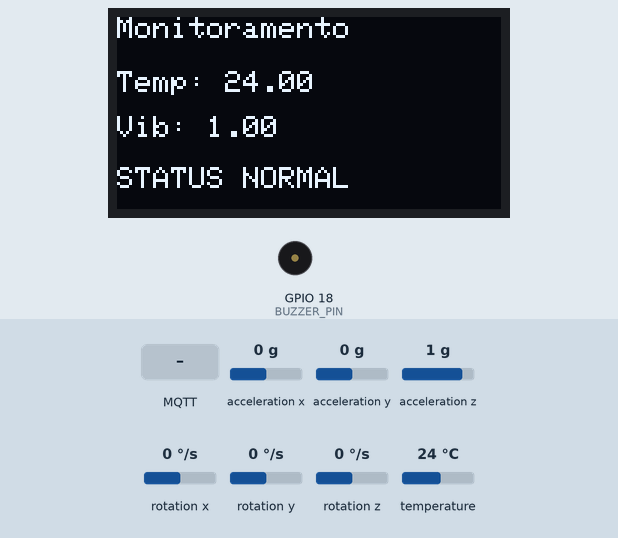
A program run on a simulated ESP32. Parts: 128×64 one-colour display, buzzer (waves = sounding). Inputs (shaded band) come from the test bench; at power-on: acceleration x 0 g, acceleration y 0 g, acceleration z 1 g, temperature 24 °C, rotation x 0 °/s, rotation y 0 °/s, rotation z 0 °/s. WiFi joins after 1.5 s; servers stay silent unless stated; random numbers use the default seed unless the program sets one; no MQTT or app messages arrive unless stated; what the program prints to the serial monitor is not drawn.

Above: at 2.7 s.
2.8 s: MQTT message "industria4/tempMax" arrives on the first subscribed topic
At 4.3 s:
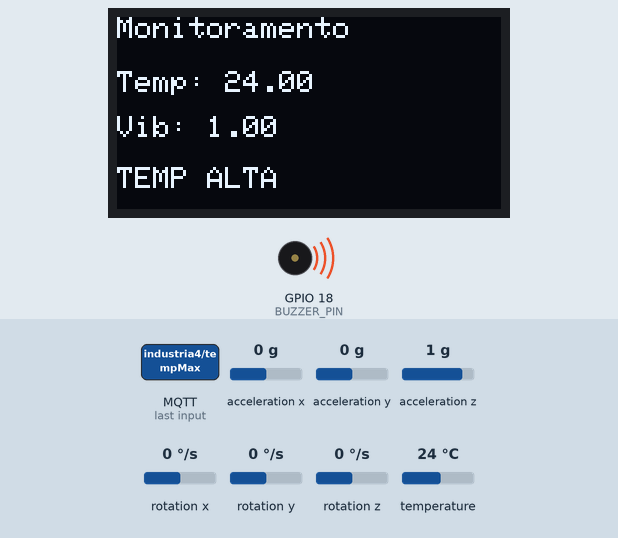
4.6 s: MQTT message "industria4/tempMin" arrives on the third subscribed topic
At 5.3 s:
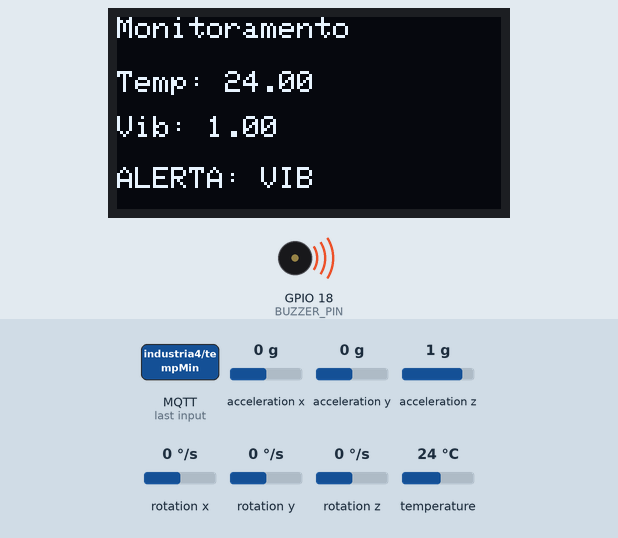
6.2 s: acceleration x set to -1.4 g
At 7.2 s:
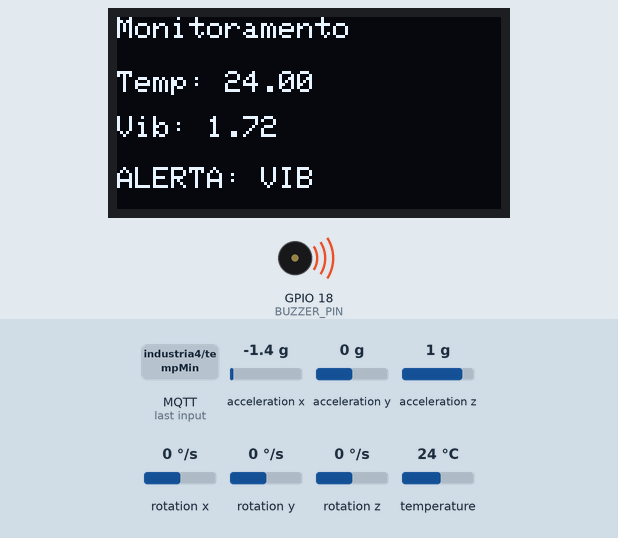
7.8 s: acceleration y set to -1.4 g
At 9.0 s:
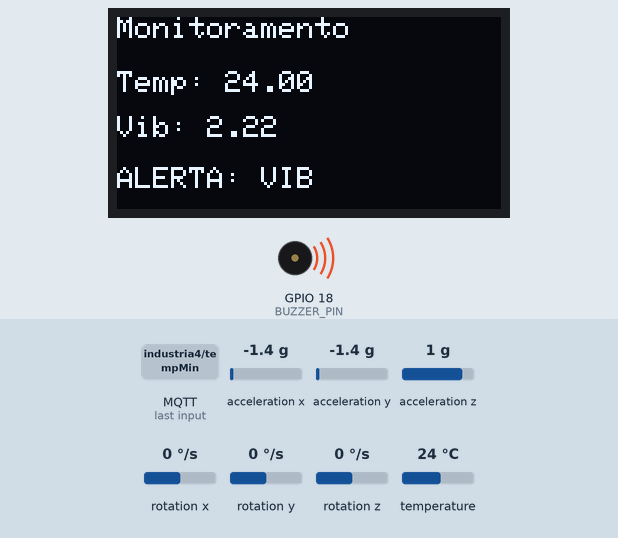
9.4 s: acceleration z set to -1.4 g
At 10.7 s:
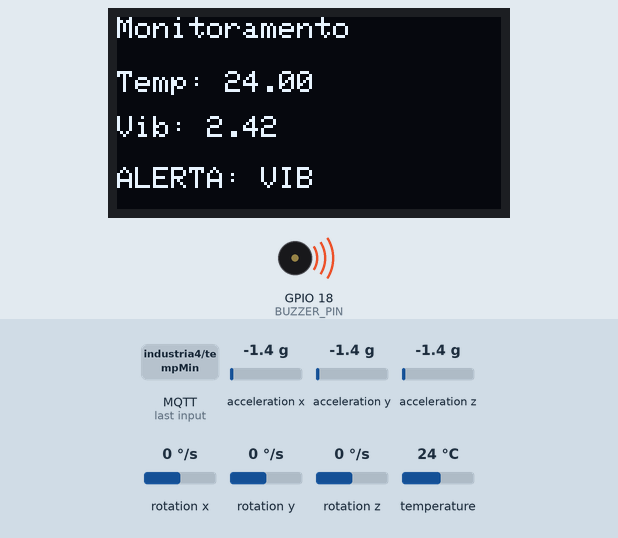
11.0 s: temperature set to 12 °C
At 11.5 s:
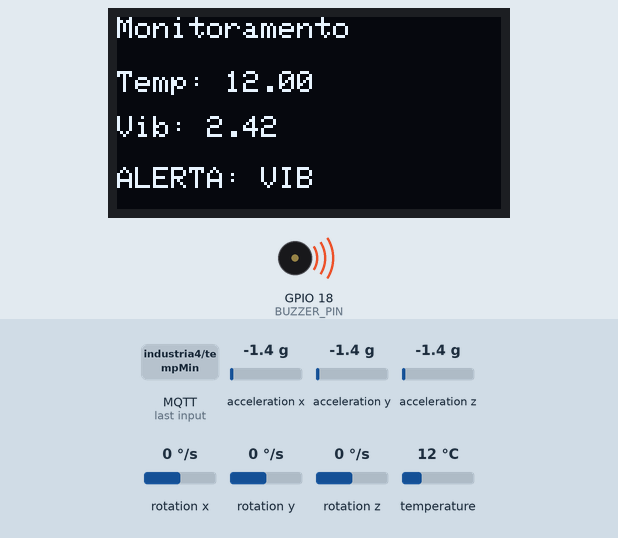
Timing chart, 0 to 13.6 s (numbered marks = the images above; inputs shaded):
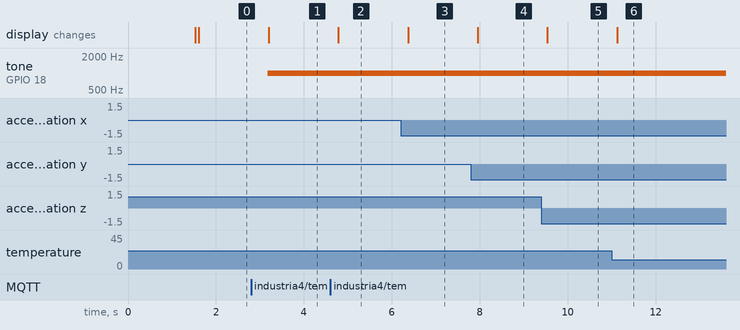

The program:

main.cpp
```cpp
#include <Wire.h>
#include <Adafruit_MPU6050.h>
#include <Adafruit_Sensor.h>
#include <Adafruit_GFX.h>
#include <Adafruit_SSD1306.h>
#include <WiFi.h>
#include <PubSubClient.h>
#include <WiFiClientSecure.h>

// ================= DEFINES =================
#define SCREEN_WIDTH 128
#define SCREEN_HEIGHT 64
#define OLED_RESET -1
#define BUZZER_PIN 18

// ================= WIFI =================
const char* ssid = "Wokwi-GUEST";
const char* password = "";

// ================= MQTT =================
const char* mqtt_server = "hfb72712.ala.eu-central-1.emqxsl.com";
const int mqtt_port = 8883;
const char* mqtt_user = "esp32";
const char* mqtt_pass = "123456";

// ================= CLIENT =================
WiFiClientSecure espClient;
PubSubClient client(espClient);

// ================= DEVICES =================
Adafruit_SSD1306 display(SCREEN_WIDTH, SCREEN_HEIGHT, &Wire, OLED_RESET);
Adafruit_MPU6050 mpu;

// ================= LIMITES =================
float vibrationLimit = 2.5;
float maxTemp = 40.0;
float minTemp = 20.0;

// ================= VARIÁVEIS =================
float currentTemp = 25.0;
float currentVibration = 1.0;

float lastSensorTemp = 0;
float lastSensorVib = 0;

bool tempControlled = false;
bool vibControlled = false;

bool tempLocked = false;
bool vibLocked = false;

unsigned long tempControlTime = 0;
unsigned long vibControlTime = 0;

const int CONTROL_DURATION = 5000;

// ================= MQTT CALLBACK =================
void callback(char* topic, byte* payload, unsigned int length) {

  String msg = "";
  for (int i = 0; i < length; i++) msg += (char)payload[i];

  String topicStr = String(topic);

  Serial.print("Mensagem recebida: ");
  Serial.println(msg);

  if (topicStr == "industria4/tempMax") {
    maxTemp = msg.toFloat();
  }

  else if (topicStr == "industria4/tempMin") {
    minTemp = msg.toFloat();
  }

  else if (topicStr == "industria4/vibLimit") {
    vibrationLimit = msg.toFloat();
  }

  else if (topicStr == "industria4/buzzer") {
    ledcWriteTone(BUZZER_PIN, msg == "on" ? 1000 : 0);
  }

  else if (topicStr == "industria4/control/temp") {

    display.clearDisplay();
    display.setCursor(0, 0);
    display.println("CONTROLANDO");
    display.println("TEMPERATURA");
    display.display();

    delay(3000);

    tempControlled = true;
    tempControlTime = millis();
    currentTemp = 30.0;
    tempLocked = true;

    sensors_event_t a, g, temp;
    mpu.getEvent(&a, &g, &temp);
    lastSensorTemp = temp.temperature;
  }

  else if (topicStr == "industria4/control/vib") {

    display.clearDisplay();
    display.setCursor(0, 0);
    display.println("CONTROLANDO");
    display.println("VIBRACAO");
    display.display();

    delay(3000);

    vibControlled = true;
    vibControlTime = millis();
    currentVibration = 1.2;
    vibLocked = true;

    sensors_event_t a, g, temp;
    mpu.getEvent(&a, &g, &temp);

    lastSensorVib = sqrt(
      a.acceleration.x * a.acceleration.x +
      a.acceleration.y * a.acceleration.y +
      a.acceleration.z * a.acceleration.z
    ) / 9.81;
  }
}

// ================= WIFI =================
void setup_wifi() {
  WiFi.begin(ssid, password);
  while (WiFi.status() != WL_CONNECTED) {
    delay(500);
    Serial.print(".");
  }
  Serial.println("\nWiFi conectado!");
}

// ================= MQTT =================
void reconnectMQTT() {

  while (!client.connected()) {

    String clientId = "ESP32Client-" + String(random(0xffff), HEX);

    if (client.connect(clientId.c_str(), mqtt_user, mqtt_pass)) {

      client.subscribe("industria4/tempMax");
      client.subscribe("industria4/tempMin");
      client.subscribe("industria4/vibLimit");
      client.subscribe("industria4/buzzer");
      client.subscribe("industria4/control/temp");
      client.subscribe("industria4/control/vib");

    } else {
      delay(3000);
    }
  }
}

// ================= SETUP =================
void setup() {

  Serial.begin(115200);
  setup_wifi();

  espClient.setInsecure();
  client.setServer(mqtt_server, mqtt_port);
  client.setCallback(callback);

  pinMode(BUZZER_PIN, OUTPUT);
  ledcAttach(BUZZER_PIN, 2000, 8);

  Wire.begin(21, 22);

  display.begin(SSD1306_SWITCHCAPVCC, 0x3C);
  display.setTextSize(1);
  display.setTextColor(WHITE);

  mpu.begin();
}

// ================= LOOP =================
void loop() {

  if (!client.connected()) reconnectMQTT();
  client.loop();

  sensors_event_t a, g, temp;
  mpu.getEvent(&a, &g, &temp);

  if (tempControlled && millis() - tempControlTime > CONTROL_DURATION)
    tempControlled = false;

  if (vibControlled && millis() - vibControlTime > CONTROL_DURATION)
    vibControlled = false;

  // ================= TEMPERATURA =================
  if (!tempControlled) {
    float sensorTemp = temp.temperature;

    if (tempLocked) {
      if (abs(sensorTemp - lastSensorTemp) > 2.0) tempLocked = false;
    } else {
      currentTemp = sensorTemp;
    }
  }

  // ================= VIBRAÇÃO =================
  if (!vibControlled) {
    float sensorVib = sqrt(
      a.acceleration.x * a.acceleration.x +
      a.acceleration.y * a.acceleration.y +
      a.acceleration.z * a.acceleration.z
    ) / 9.81;

    if (vibLocked) {
      if (abs(sensorVib - lastSensorVib) > 0.2) vibLocked = false;
    } else {
      currentVibration = sensorVib;
    }
  }

  bool vibrationAlert = currentVibration > vibrationLimit;
  bool highTempAlert = currentTemp > maxTemp;
  bool lowTempAlert = currentTemp < minTemp;

  display.clearDisplay();
  display.setCursor(0, 0);
  display.println("Monitoramento");

  display.setCursor(0, 18);
  display.print("Temp: ");
  display.println(currentTemp);

  display.setCursor(0, 33);
  display.print("Vib: ");
  display.println(currentVibration);

  static unsigned long lastMsg = 0;
  if (millis() - lastMsg > 2000) {

    lastMsg = millis();

    char tempString[8];
    dtostrf(currentTemp, 1, 2, tempString);
    client.publish("industria4/temperatura", tempString);

    char vibString[8];
    dtostrf(currentVibration, 1, 2, vibString);
    client.publish("industria4/vibracao", vibString);
  }

  if (vibrationAlert || highTempAlert || lowTempAlert) {
    ledcWriteTone(BUZZER_PIN, 1000);

    display.setCursor(0, 50);
    if (vibrationAlert) display.println("ALERTA: VIB");
    else if (highTempAlert) display.println("TEMP ALTA");
    else display.println("TEMP BAIXA");

  } else {
    ledcWriteTone(BUZZER_PIN, 0);
    display.setCursor(0, 50);
    display.println("STATUS NORMAL");
  }

  display.display();
  delay(500);
}
```

Measured:
- after the input at 2.8 s, tone on GPIO 18 (BUZZER_PIN): silent → 1000 Hz after 0.37 s; the display: changes after 0.40 s (image 1)
- after the input at 4.6 s, the display: changes after 0.18 s (image 2)
- after the input at 6.2 s, the display: changes after 0.17 s (image 3)
- after the input at 7.8 s, the display: changes after 0.15 s (image 4)
- after the input at 9.4 s, the display: changes after 0.14 s (image 5)
- after the input at 11.0 s, the display: changes after 0.12 s (image 6)
